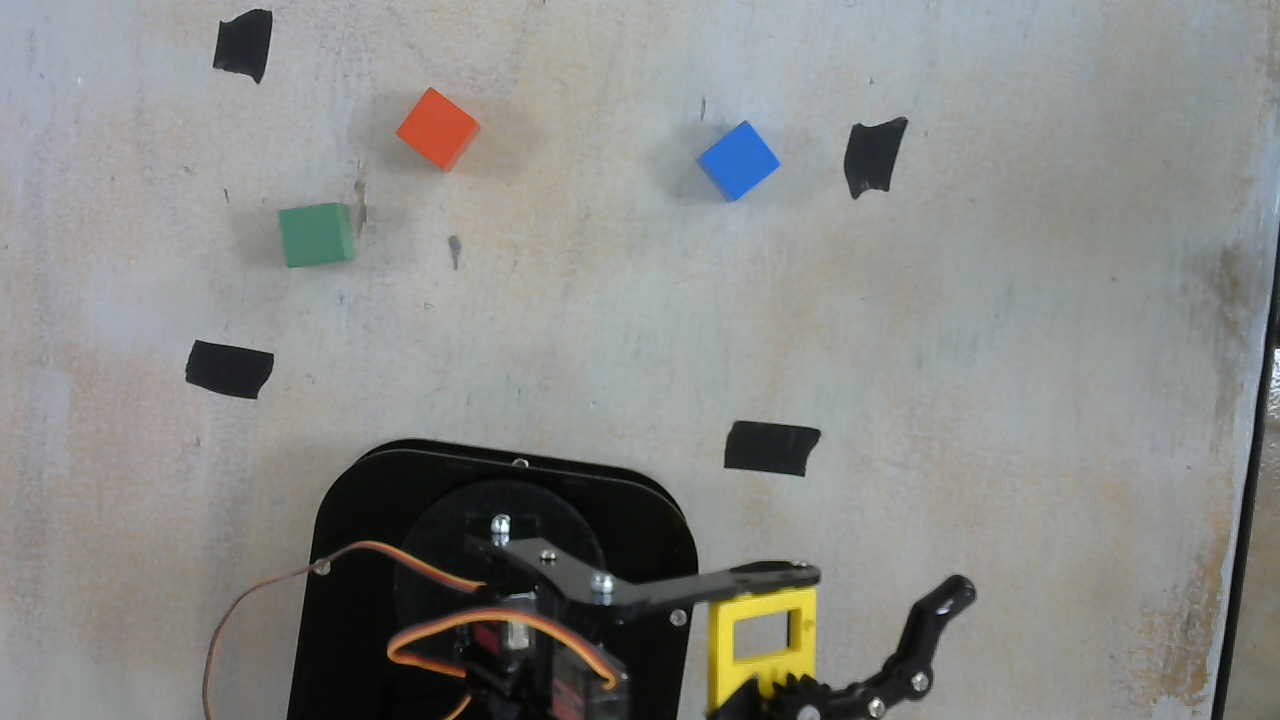
#> input picture controlpc/detect_photo.jpg, 1280 x 720 px
$ python main.py
#> lines starting #> are read from the running program, lines starting #| are printed output that depends on the picture; after the words box and inside, x2 and y2 are one past the last pixel; in counts of white or black regions, pixels touching at a corner belong together
### controlpc/hsvtest.py
"""
Locate colored blocks in the robot's world frame using webcam + saved calibration.
=====================================================================================
Loads calibration.json (produced by camera_calibration.py -- run that first,
separately, any time the camera moves or you recalibrate). Returns the
real-world (x, y, z) position of the largest block of each color, using the
bottom-center of its bounding box as the contact point on the table.

Run this file directly for a live preview with all 4 colors detected and
labeled on screen. Import find_blocks() / find_block() to use it from other
code, e.g. main.py.
"""

import cv2
import numpy as np
import json

import cv2
import numpy as np
import json
from pathlib import Path

SCRIPT_DIR = Path(__file__).resolve().parent
CALIBRATION_PATH = str(SCRIPT_DIR / "calibration.json")
IMAGE_PATH = str(SCRIPT_DIR / "detect_photo.jpg")   # <-- point this at the photo you want to check

COLOR_RANGES = {
    "Red": [
    (np.array([0, 70, 40]), np.array([10, 255, 255])),
    (np.array([170, 70, 40]), np.array([179, 255, 255])),
    ],
    "Blue": [(np.array([95, 120, 80]), np.array([130, 255, 255]))],
    "Green": [(np.array([45, 80, 60]), np.array([85, 255, 255]))],
    "Yellow": [(np.array([20, 120, 120]), np.array([35, 255, 255]))],
}

# BGR colors for drawing each detection's box in the preview window
DRAW_COLORS = {
    "Red": (0, 0, 255),
    "Blue": (255, 0, 0),
    "Green": (0, 255, 0),
    "Yellow": (0, 255, 255),
}

MIN_CONTOUR_AREA = 200


def load_calibration(path=CALIBRATION_PATH):
    """Returns (H, table_z_cm) loaded from calibration.json."""
#> called with path = 'controlpc/calibration.json'
    with open(path, "r") as f:
#> (reads controlpc/calibration.json from the repository)
#> in main, img is the input picture: shape (720, 1280, 3); mean B, G, R 133.9, 136.7, 135.8
        data = json.load(f)
    H = np.array(data["H"], dtype=np.float32)
    table_z_cm = float(data["table_z_cm"])
    return H, table_z_cm


def pixel_to_world(u, v, H, table_z_cm):
    pt = np.array([[[u, v]]], dtype=np.float32)
    world = cv2.perspectiveTransform(pt, H)
    x, y = world[0][0]
    return float(x), float(y), table_z_cm


def _largest_box_for_mask(mask):
    kernel = cv2.getStructuringElement(cv2.MORPH_RECT, (5, 5))
    mask = cv2.morphologyEx(mask, cv2.MORPH_CLOSE, kernel)
    mask = cv2.morphologyEx(mask, cv2.MORPH_OPEN, kernel)

    contours, _ = cv2.findContours(mask, cv2.RETR_EXTERNAL, cv2.CHAIN_APPROX_SIMPLE)
    if not contours:
        return None
    largest = max(contours, key=cv2.contourArea)
    if cv2.contourArea(largest) < MIN_CONTOUR_AREA:
        return None
    return cv2.boundingRect(largest)  # (x, y, w, h)


def find_blocks(frame, H, table_z_cm, color_ranges=COLOR_RANGES):
    """
    Given a single BGR frame, return {color_name: (x, y, z)} for every color
    with a block found large enough. Colors with nothing detected are omitted
    from the result -- check with `"Red" in results` rather than indexing directly.
    """
#> called with H = array of shape (3, 3), table_z_cm = 4
    hsv = cv2.cvtColor(frame, cv2.COLOR_BGR2HSV)
#> hsv: shape (720, 1280, 3); mean H, S, V 53.7, 19, 139.9
    results = {}

    for color_name, ranges in color_ranges.items():
        mask = None
        for lower, upper in ranges:
            m = cv2.inRange(hsv, lower, upper)
            mask = m if mask is None else (mask | m)

        box = _largest_box_for_mask(mask)
        if box is None:
            continue

        x, y, w, h = box
        contact_u = x + w / 2.0
        contact_v = y + h  # bottom edge -- the point touching the table
        results[color_name] = pixel_to_world(contact_u, contact_v, H, table_z_cm)
#> this loop made 4 passes
#> (color_name, ranges, box, w, h, contact_u) on passes 2 to 4: ('Blue', [([95, 120, 80], [130, 255, 255])], (700, 123, 80, 77), 80, 77, 740), ('Green', [([45, 80, 60], [85, 255, 255])], (282, 206, 63, 61), 63, 61, 313.5), ('Yellow', [([20, 120, 120], [35, 255, 255])], (709, 588, 107, 118), 107, 118, 762.5)
#> pass 1, in _largest_box_for_mask, `mask = cv2.morphologyEx(mask, cv2.MORPH_CLOSE, kernel)`:
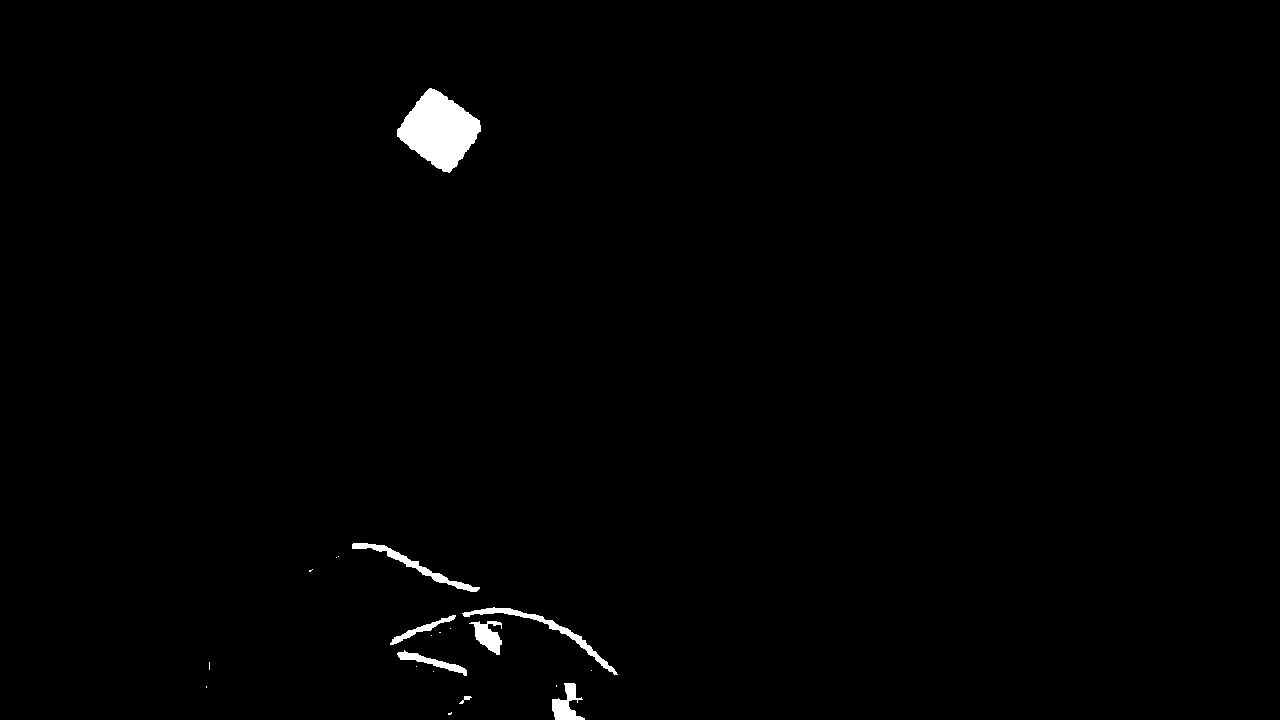
#> mask: shape (720, 1280); 0.89% white; 21 white regions (13 under 20 px), largest, box (x1, y1, x2, y2) and area: (397, 88, 481, 173) 4225, (462, 607, 618, 675) 967, (352, 543, 480, 592) 854
#> pass 2, in _largest_box_for_mask (call 2), `mask = cv2.morphologyEx(mask, cv2.MORPH_CLOSE, kernel)`:
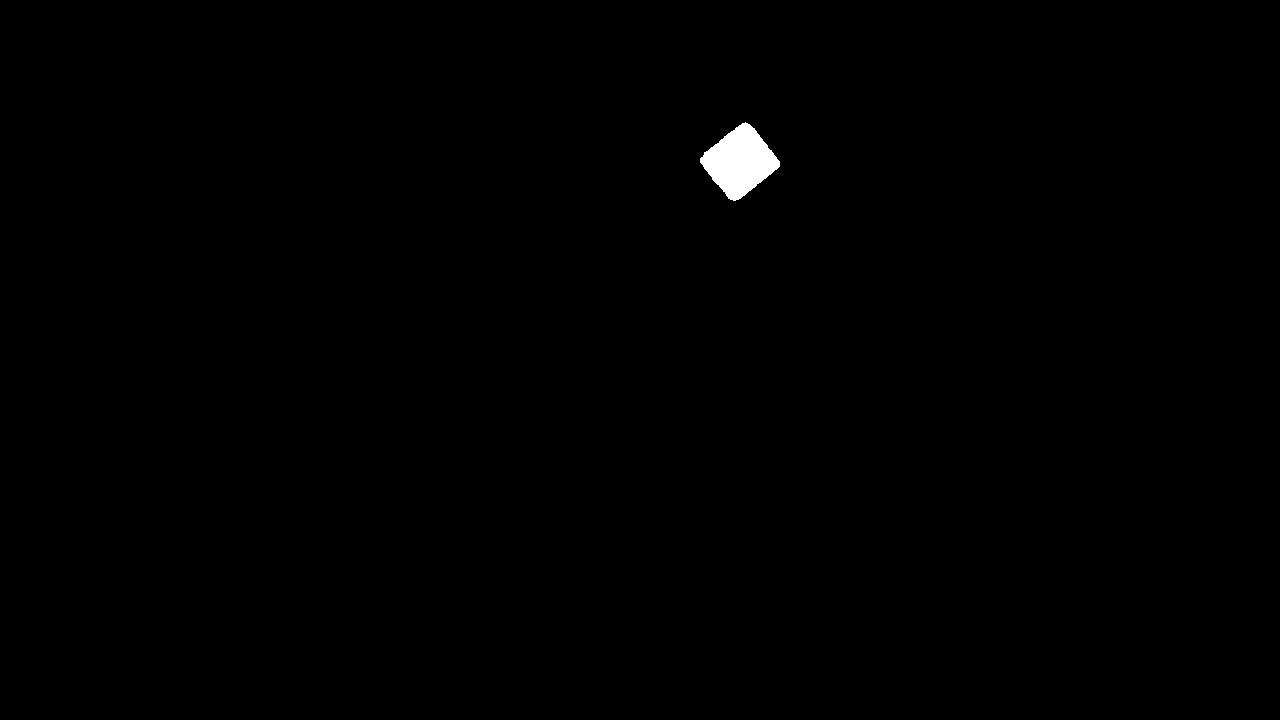
#> mask: shape (720, 1280); 0.39% white; 1 white region, box (x1, y1, x2, y2) and area: (700, 122, 780, 201) 3628
#> after the loop, results = {'Red': (6.91, -7.67, 4), 'Blue': (20.02, -6.65, 4), 'Green': (1.63, -3.35, 4), 'Yellow': (21.35, 14.91, 4)}
#> (the rest of the program and of its run is left out)
